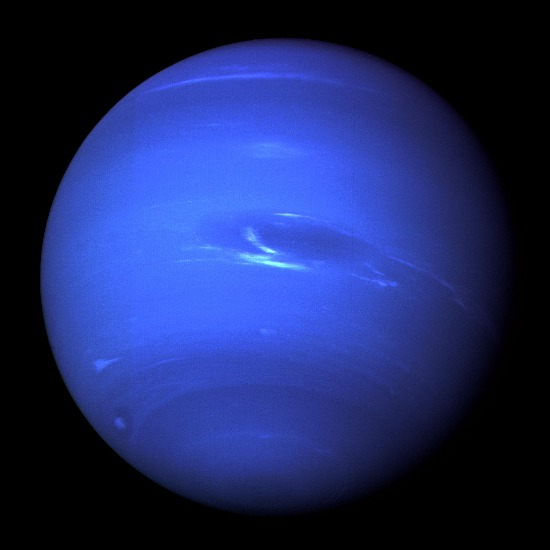
#> input picture OpenCV/images/p1.jpg, 550 x 550 px, found by its file name
$ python 5cv.py
#> lines starting #> are read from the running program, lines starting #| are printed output that depends on the picture
import cv2
import numpy as np
img1="p1.jpg"
img2="p2.jpg"
img3="p3.jpg"
img4="p4.jpg"
img5="p5.jpg"
img6="p6.jpg"
img7="p7.jpg"
img8="p8.jpg"
img9="ss.jpg"

bry1=cv2.imread(img1)
#> bry1 is the input picture: shape (550, 550, 3); mean B, G, R 100.5, 41.4, 29.2
bry2=cv2.imread(img2)
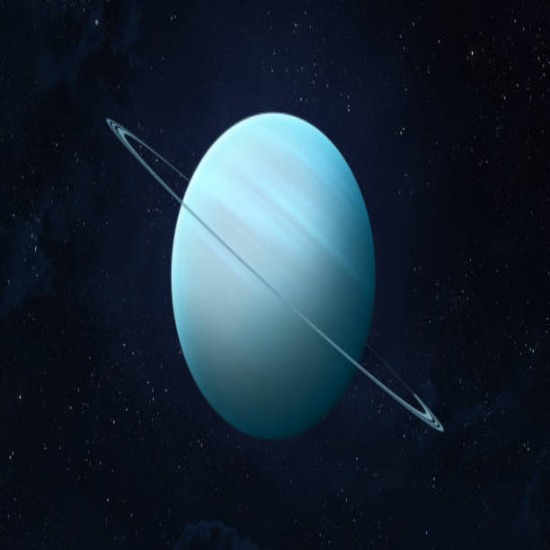
#> input picture OpenCV/images/p2.jpg, 550 x 550 px, found by its file name
#> bry2 is the input picture: shape (550, 550, 3); mean B, G, R 53.3, 39.5, 26
bry3=cv2.imread(img3)
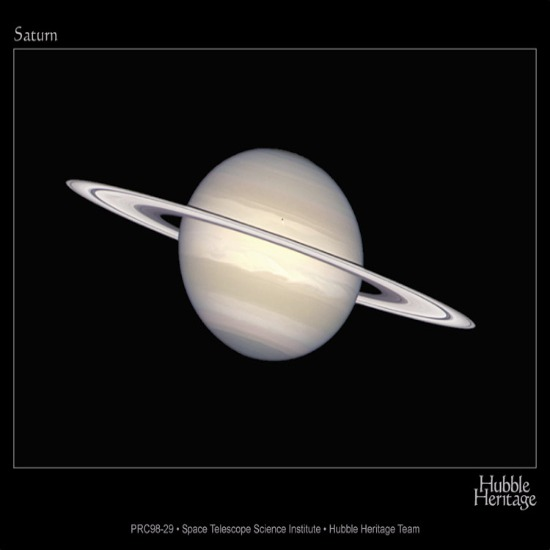
#> input picture OpenCV/images/p3.jpg, 550 x 550 px, found by its file name
#> bry3 is the input picture: shape (550, 550, 3); mean B, G, R 25.5, 26.4, 27.4
bry4=cv2.imread(img4)
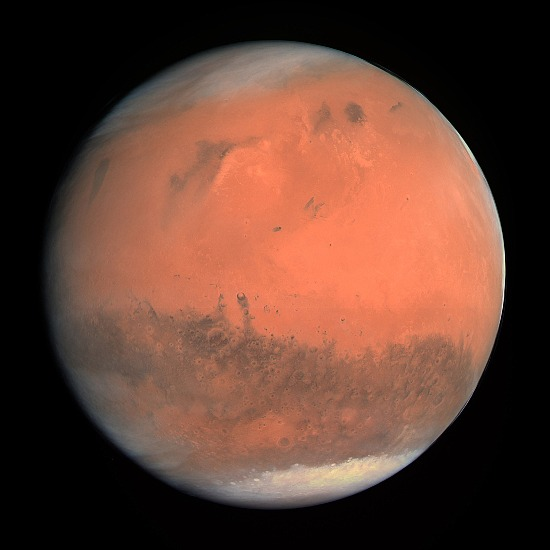
#> input picture OpenCV/images/p4.jpg, 550 x 550 px, found by its file name
#> bry4 is the input picture: shape (550, 550, 3); mean B, G, R 50.5, 63.7, 99.5
bry5=cv2.imread(img5)
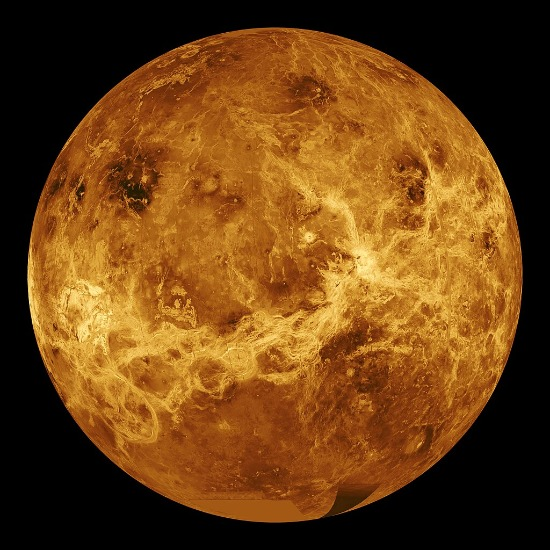
#> input picture OpenCV/images/p5.jpg, 550 x 550 px, found by its file name
#> bry5 is the input picture: shape (550, 550, 3); mean B, G, R 19.7, 66.1, 109.7
bry6=cv2.imread(img6)
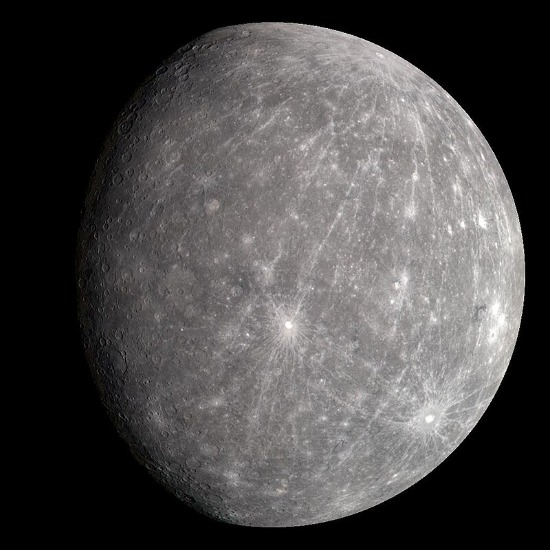
#> input picture OpenCV/images/p6.jpg, 550 x 550 px, found by its file name
#> bry6 is the input picture: shape (550, 550, 3); mean B, G, R 73.3, 73.5, 75.2
bry7=cv2.imread(img7)
bry8=cv2.imread(img8)
bry9=cv2.imread(img9)

#> (the run stopped early here; a loop or call above may not have finished)
